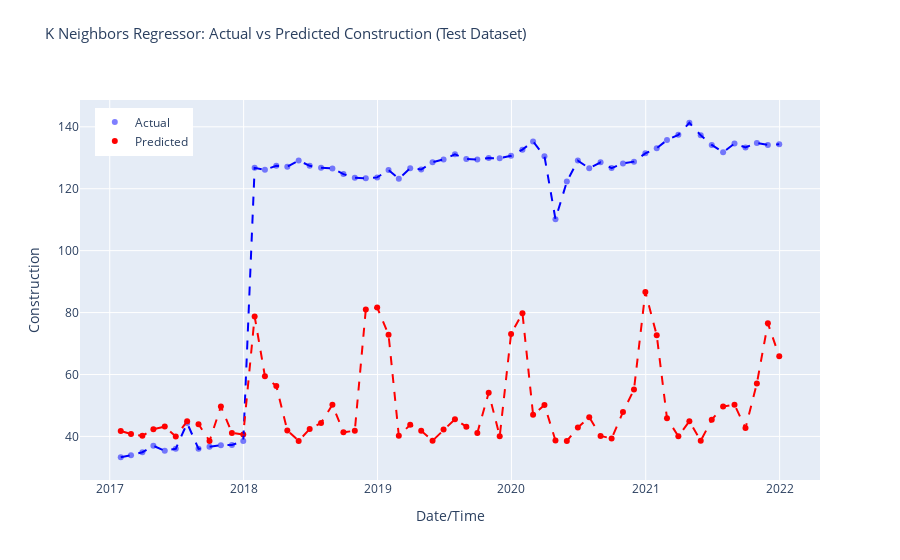

Notebook code cell kept with this figure:
### Code cell
# Make predictions on the test dataset
predictions = pycr.predict_model(model_tuned, data = test_data)

r2 = r2_score(predictions['Construction'], predictions['prediction_label'])
print('R-squared (R2) Score:', r2)

# Sort predictions DataFrame by index
predictions.sort_index(inplace=True)

# Create Plotly figure
fig = make_subplots(rows=1, cols=1, shared_xaxes=True, shared_yaxes=True)

# Add scatter plot for actual values
fig.add_trace(go.Scatter(x=predictions.index, y=predictions['Construction'],
                         mode='markers', marker=dict(color='blue', opacity=0.5),
                         name='Actual'), row=1, col=1)

# Add scatter plot for predicted values
fig.add_trace(go.Scatter(x=predictions.index, y=predictions['prediction_label'],
                         mode='markers', marker=dict(color='red'),
                         name='Predicted'), row=1, col=1)

# Add lines for sorted actual values
fig.add_trace(go.Scatter(x=predictions.index, y=predictions['Construction'].sort_index(),
                         mode='lines', line=dict(color='blue', dash='dash'),
                         showlegend=False), row=1, col=1)

# Add lines for sorted predicted values
fig.add_trace(go.Scatter(x=predictions.index, y=predictions['prediction_label'].sort_index(),
                         mode='lines', line=dict(color='red', dash='dash'),
                         showlegend=False), row=1, col=1)

fig.update_layout(title_text='K Neighbors Regressor: Actual vs Predicted Construction (Test Dataset)',
                  title_font_size=15, title_y=0.95, 
                  xaxis_title='Date/Time', yaxis_title='Construction',
                  legend=dict(x=0.02, y=0.98),
                  grid=dict(rows=1, columns=1, ygap=0.2))

# Show interactive plot
fig.show()
